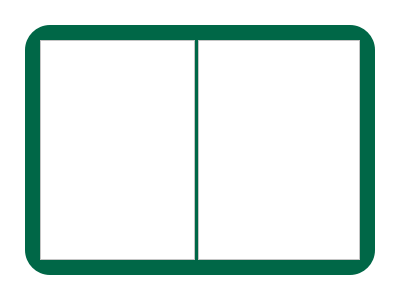
<?xml version="1.0" encoding="UTF-8"?>
<ui version="4.0">
 <class>ViewPlanForm</class>
 <widget class="QWidget" name="ViewPlanForm">
  <property name="geometry">
   <rect>
    <x>0</x>
    <y>0</y>
    <width>400</width>
    <height>300</height>
   </rect>
  </property>
  <property name="windowTitle">
   <string>Form</string>
  </property>
  <property name="styleSheet">
   <string notr="true">QWidget#ViewPlanForm {
	background-color: white;
	border-radius: 25px;
}</string>
  </property>
  <layout class="QGridLayout" name="gridLayout">
   <property name="leftMargin">
    <number>25</number>
   </property>
   <property name="topMargin">
    <number>25</number>
   </property>
   <property name="rightMargin">
    <number>25</number>
   </property>
   <property name="bottomMargin">
    <number>25</number>
   </property>
   <item row="0" column="0">
    <widget class="QFrame" name="frame_ViewPlanForm">
     <property name="styleSheet">
      <string notr="true">QFrame#frame_ViewPlanForm {
	background-color: #006747;
	border-radius: 25px;
}</string>
     </property>
     <layout class="QHBoxLayout" name="horizontalLayout">
      <property name="spacing">
       <number>3</number>
      </property>
      <property name="leftMargin">
       <number>15</number>
      </property>
      <property name="topMargin">
       <number>15</number>
      </property>
      <property name="rightMargin">
       <number>15</number>
      </property>
      <property name="bottomMargin">
       <number>15</number>
      </property>
      <item>
       <widget class="QListWidget" name="listWidget_PlanList">
        <property name="maximumSize">
         <size>
          <width>250</width>
          <height>16777215</height>
         </size>
        </property>
        <property name="styleSheet">
         <string notr="true">QListWidget#listWidget_PlanList {
	background-color: white;
}</string>
        </property>
       </widget>
      </item>
      <item>
       <widget class="QTableWidget" name="tableWidget_PlanClasses">
        <property name="styleSheet">
         <string notr="true">QTableWidget#tableWidget_PlanClasses {
	background-color: white;
}</string>
        </property>
       </widget>
      </item>
     </layout>
    </widget>
   </item>
  </layout>
 </widget>
 <resources/>
 <connections/>
</ui>
